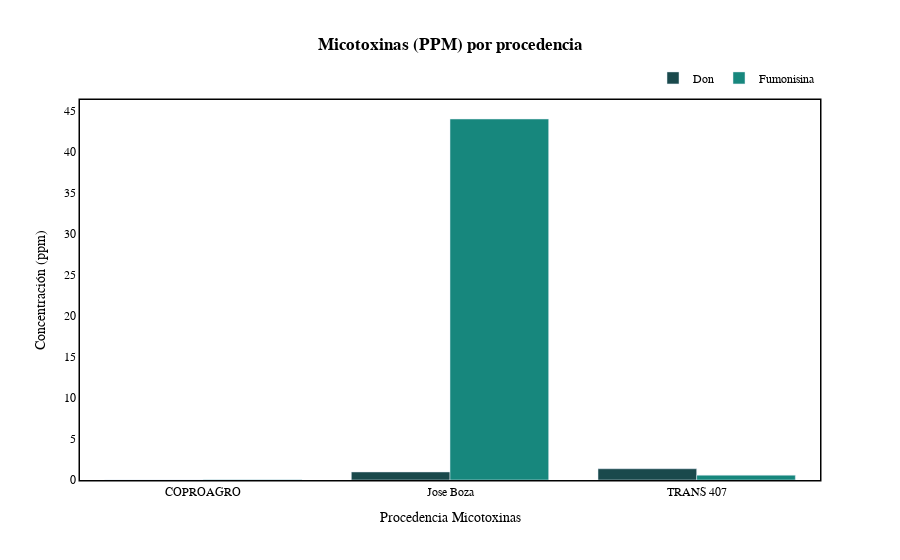

The code cell stored with this chart in its notebook:
### Code cell
fig = plot_bar_log_micro(
    df=summary_maiz_procedencia,  # tu df con columnas: 'procedencia_micotoxinas', 'log_hongos', 'log_levaduras'
    x="procedencia_micotoxinas",
    y_cols=["don","fumonisina",],
    title="<b>Micotoxinas (PPM) por procedencia</b>",
    y_axis_title = "Concentración (ppm)",
    #output_html=f"{ROOT_IMAGEN}/ppm_por_proveedor.html",
)

fig.show()
s3.save_plotly_html(fig, f"ppm_por_proveedor.html")

### Figure 1 — Plotly figure (JSON) as saved in the notebook; plotly's stock layout.template omitted (floating-point values rounded to 4 significant figures)
{"data": [{"marker": {"color": "#1A494C"}, "name": "Don", "type": "bar", "x": ["COPROAGRO", "Jose Boza", "TRANS 407", null], "y": [0.014, 0.98, 1.37, 3.792]}, {"marker": {"color": "#17877D"}, "name": "Fumonisina", "type": "bar", "x": ["COPROAGRO", "Jose Boza", "TRANS 407", null], "y": [0.04, 44, 0.59, 0.008182]}], "layout": {"barmode": "group", "font": {"color": "black", "family": "Arial", "size": 12}, "legend": {"font": {"color": "black"}, "orientation": "h", "x": 1, "xanchor": "right", "y": 1.02, "yanchor": "bottom"}, "paper_bgcolor": "white", "plot_bgcolor": "white", "title": {"text": "<b>Micotoxinas (PPM) por procedencia</b>", "x": 0.5}, "xaxis": {"linecolor": "black", "linewidth": 1.5, "mirror": true, "showline": true, "tickfont": {"color": "black"}, "title": {"font": {"color": "black"}, "text": "Procedencia Micotoxinas"}}, "yaxis": {"linecolor": "black", "linewidth": 1.5, "mirror": true, "showline": true, "tickfont": {"color": "black"}, "title": {"font": {"color": "black"}, "text": "Concentración (ppm)"}}}}
